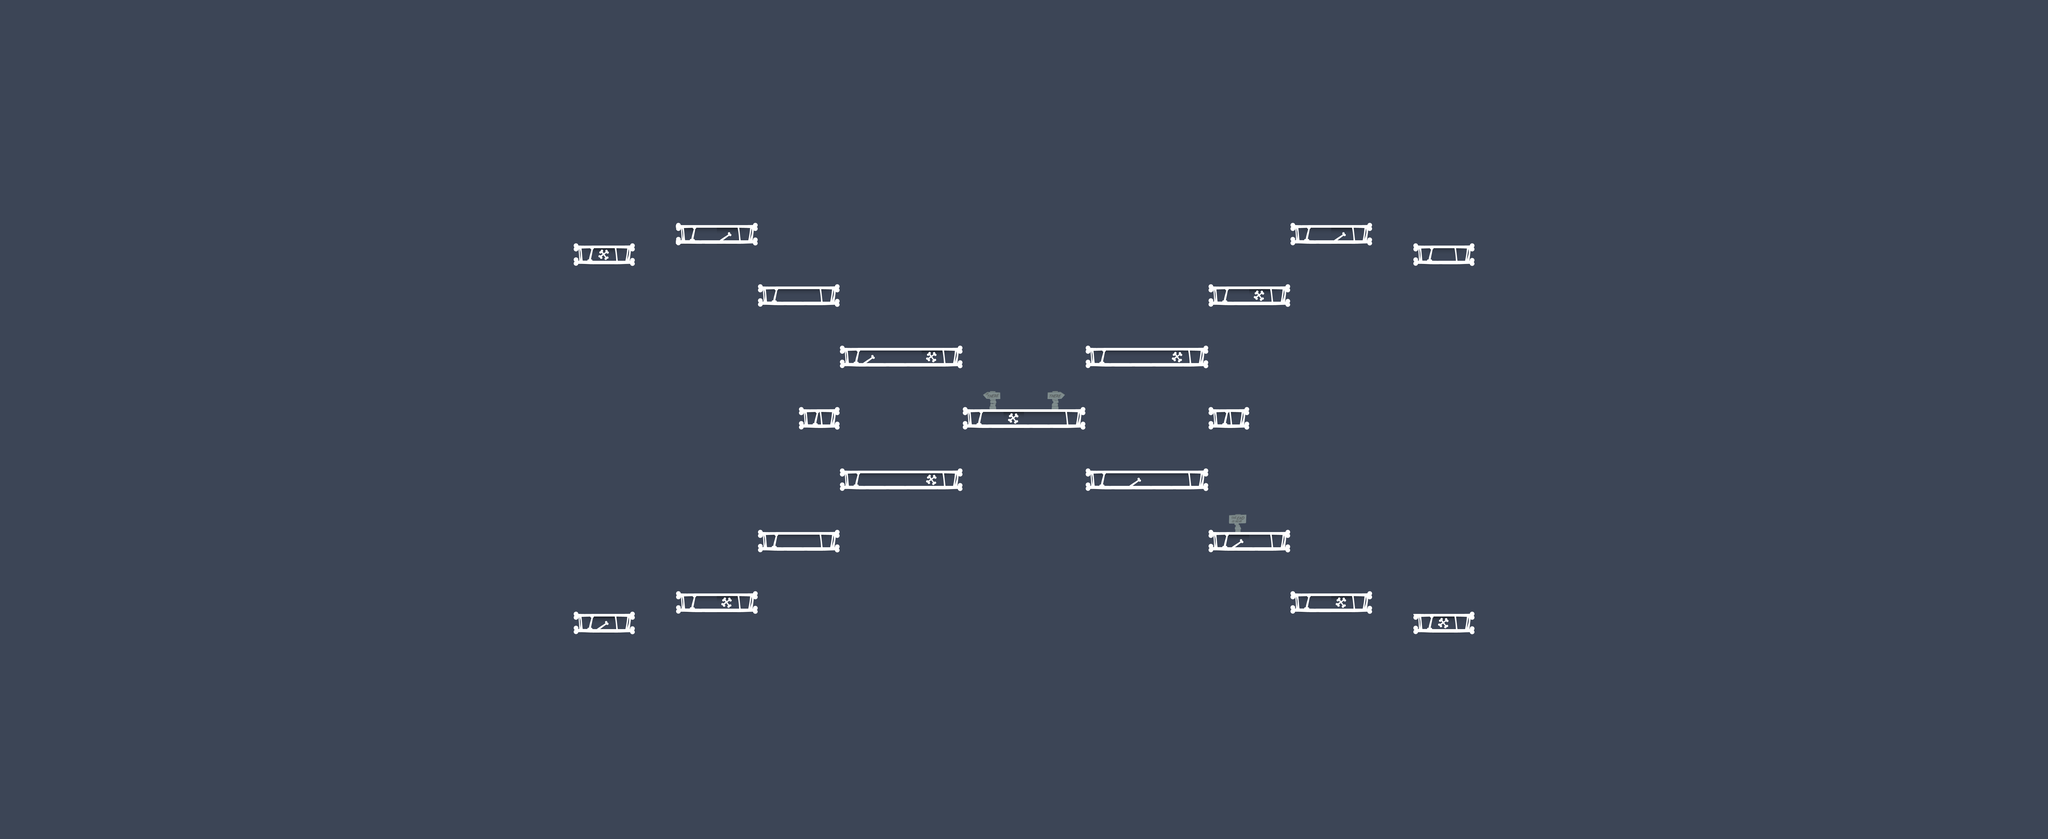

This game map was drawn from its Tiled (.tmx) file and the tilesets committed beside it. A one-line description and the trimmed map source follow:
An orthogonal 100x41 tile map with 70x70 px tiles, 2 tile layers (collision, foreground) and 12 objects (4x health, 4x enemy, items, door, gun, ...).

<map version="1.2" tiledversion="1.2.4.1" orientation="orthogonal" renderorder="right-down" width="100" height="41" tilewidth="70" tileheight="70" infinite="0" backgroundcolor="#3c4556" nextlayerid="12" nextobjectid="21">
 <tileset firstgid="1" name="map_tiles_70" tilewidth="70" tileheight="70" tilecount="16" columns="8">
  <image source="../images/map_tiles.png" width="560" height="140" />
  <terraintypes>
   <terrain name="New Terrain" tile="-1" />
   <terrain name="New Terrain" tile="-1" />
  </terraintypes>
  <tile id="0" terrain=",,0,0" />
  <tile id="1" terrain="0,0,0,0" />
  <tile id="2" terrain="0,,0," />
  <tile id="3" terrain="0,,," />
 </tileset>
 <objectgroup color="#ffff00" id="1" name="items">
  <object id="1" name="key" type="items" x="2411.21" y="1957.27" width="70" height="70" />
  <object id="2" name="door" x="4524.85" y="1960.3" width="70" height="70" />
  <object id="3" name="health" x="4911.21" y="2021.21" width="70" height="70" />
  <object id="4" name="gun" x="2412.12" y="696.061" width="70" height="70" />
  <object id="5" name="health" x="2022.12" y="760.606" width="70" height="70" />
  <object id="6" name="health" x="2030.24" y="2015.21" width="70" height="70" />
  <object id="16" name="health" x="4919.55" y="758.939" width="70" height="70" />
 </objectgroup>
 <objectgroup color="#00aa00" id="2" name="player">
  <object id="7" name="player" type="player" x="3466.36" y="1296.36" width="70" height="94.5455" />
 </objectgroup>
 <objectgroup color="#ff0000" id="3" name="enemies">
  <object id="15" name="zombie" type="enemy" x="3880.61" y="1108.79" width="70" height="73.3333">
   <properties>
    <property name="style" value="1" />
   </properties>
  </object>
  <object id="18" name="zombie" type="enemy" x="3049.85" y="1108.79" width="70" height="73.3333">
   <properties>
    <property name="style" value="1" />
   </properties>
  </object>
  <object id="19" name="zombie" type="enemy" x="3052.88" y="1523.94" width="70" height="73.3333">
   <properties>
    <property name="style" value="1" />
   </properties>
  </object>
  <object id="20" name="zombie" type="enemy" x="3889.24" y="1530" width="70" height="73.3333">
   <properties>
    <property name="style" value="1" />
   </properties>
  </object>
 </objectgroup>
 <layer id="10" name="collision" width="100" height="41">
  <data>[4100 cells, 78 non-empty, 5 distinct tile ids]</data>
 </layer>
 <layer id="11" name="foreground" width="100" height="41">
  <data>[4100 cells, 52 non-empty, 8 distinct tile ids]</data>
 </layer>
</map>
